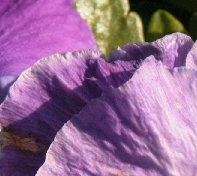
#> input picture data/T91/t1.png, 197 x 176 px; its folder holds 4 pictures in this run
$ python train.py
#> lines starting #> are read from the running program, lines starting #| are printed output that depends on the picture
### utils.py
# %%
from os import listdir
from copy import deepcopy
import numpy as np
from numpy.fft import fftshift, fft2, ifft2
from sklearn.preprocessing import normalize
from scipy.signal import convolve2d
from tqdm import tqdm
from skimage.transform import resize,rescale
from skimage.color import rgb2gray
import skimage.io as io
# %%
# [326 lines left out: functions noise_quality_measure, extract_feature, lin_scale, sparse_solution, scsr, gauss2D and 1 more, not called in this run]

# %%
def random_sample_patch(img_path, patch_size, num_patch, upscale_factor):
#> called with img_path = './data/T91/', patch_size = 5, num_patch = 100000, upscale_factor = 2
    img_dir = listdir(img_path)

    img_num = len(img_dir)
    nper_img = np.zeros((img_num, 1))

    for i in tqdm(range(img_num)):
        img = io.imread('{}{}'.format(img_path, img_dir[i]))
#> img is the input picture: shape (176, 197, 3); mean R, G, B 146.8, 104.8, 144.8
        nper_img[i] = img.shape[0] * img.shape[1]
#> pass 2 of the loop in random_sample_patch, `for i in tqdm(range(img_num)):`:
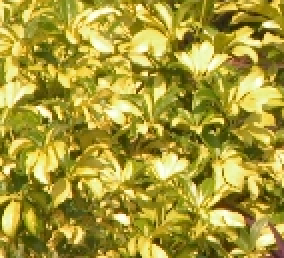
#> input picture data/T91/t10.png, 142 x 129 px (shown 2 times larger)
#> in random_sample_patch, img is the input picture: shape (129, 142, 3); mean R, G, B 167.5, 154, 55.4
#> pass 3 of the loop in random_sample_patch, `for i in tqdm(range(img_num)):`:
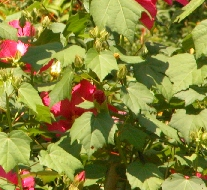
#> input picture data/T91/t11.png, 207 x 190 px
#> in random_sample_patch, img is the input picture: shape (190, 207, 3); mean R, G, B 136.1, 132.3, 58.2
#> the loop made 4 passes; the first 3 are shown

    nper_img = np.floor(nper_img * num_patch/np.sum(nper_img))
#> nper_img = [32744, 17299, 37143, 12811]

    for i in tqdm(range(img_num)):
        patch_num = int(nper_img[i])
#> patch_num = 32744
        img = io.imread('{}{}'.format(img_path, img_dir[i]))
        H, L = sample_patches(img, patch_size, patch_num, upscale_factor)
        if i == 0:
            Xh = H
            Xl = L
        else:
            Xh = np.concatenate((Xh, H), axis=1)
            Xl = np.concatenate((Xl, L), axis=1)
    return Xh, Xl

def sample_patches(img, patch_size, patch_num, upscale_factor):
#> called with patch_size = 5, patch_num = 32744, upscale_factor = 2
    if len(img.shape) == 3:
        hIm = (rgb2gray(img)*255).astype(np.uint8)
    else:
        hIm = img

    # Generate low resolution patches
    lIm = rescale(hIm, 1/upscale_factor, 3, preserve_range = True)
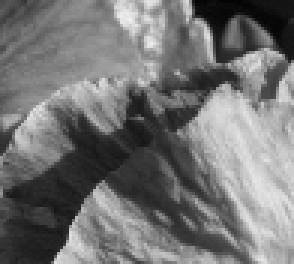
#> lIm: shape (88, 98) float64 (shown 3 times larger); min 3.38, max 242.4, mean 116.1
    lIm = resize(lIm, hIm.shape, 3, preserve_range = True)
#> lIm: shape (176, 197) float64
    # lIm = lIm.astype(np.uint8)
    nrow, ncol = hIm.shape
#> nrow = 176; ncol = 197

    x = np.random.permutation(range(nrow - 2*patch_size)) + patch_size
    y = np.random.permutation(range(ncol - 2*patch_size)) + patch_size

    X,Y = np.meshgrid(x,y)
    xrow = np.ravel(X,'F')
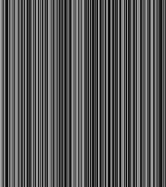
#> X: shape (187, 166) int64; min 5, max 170, mean 87.5
    ycol = np.ravel(Y,'F')
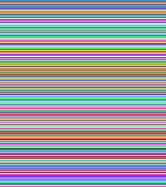
#> Y: shape (187, 166) int64; 187 distinct labels, from 5 to 191; one colour per label, 0 black

    if patch_num<len(xrow):
        xrow = xrow[0:patch_num]
        ycol = ycol[0:patch_num]

    patch_num = len(xrow)
#> patch_num = 31042
    HP = np.zeros([patch_size**2, patch_num])
    LP = np.zeros([4*patch_size**2, patch_num])

    hf1 = np.array([[-1, 0, 1]])
    vf1 = hf1.T
    lImG11 = convolve2d(lIm, hf1, 'same')
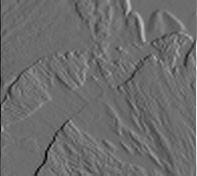
#> lImG11: shape (176, 197) float64; min -163.7, max 219.2, mean -0.3; drawn with min black and max white
    lImG12 = convolve2d(lIm, vf1, 'same')
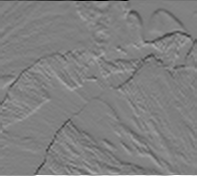
#> lImG12: shape (176, 197) float64; min -226.5, max 224.4, mean -0.2; drawn with min black and max white

    hf2 = np.array([[1, 0, -2, 0, 1]])
    vf2 = hf2.T
    lImG21 = convolve2d(lIm, hf2, 'same')
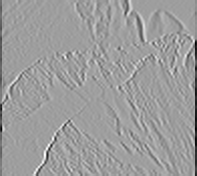
#> lImG21: shape (176, 197) float64; min -246.7, max 150.8, mean -2.4; drawn with min black and max white
    lImG22 = convolve2d(lIm, vf2, 'same')
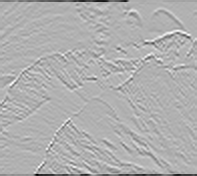
#> lImG22: shape (176, 197) float64; min -273.8, max 120.6, mean -2.6; drawn with min black and max white

    for i in tqdm(range(patch_num)):
        row = xrow[i]
        col = ycol[i]

        Hpatch = np.ravel(hIm[row : row + patch_size, col : col + patch_size],'F')

        Lpatch1 = np.ravel(lImG11[row : row + patch_size, col : col + patch_size],'F')
        Lpatch1 = np.reshape(Lpatch1, (Lpatch1.shape[0], 1))
        Lpatch2 = np.ravel(lImG12[row : row + patch_size, col : col + patch_size],'F')
        Lpatch2 = np.reshape(Lpatch2, (Lpatch2.shape[0], 1))
        Lpatch3 = np.ravel(lImG21[row : row + patch_size, col : col + patch_size],'F')
        Lpatch3 = np.reshape(Lpatch3, (Lpatch3.shape[0], 1))
        Lpatch4 = np.ravel(lImG22[row : row + patch_size, col : col + patch_size],'F')
        Lpatch4 = np.reshape(Lpatch4, (Lpatch4.shape[0], 1))

        Lpatch = np.concatenate((Lpatch1,Lpatch2,Lpatch3,Lpatch4), axis = 1)
        Lpatch = np.ravel(Lpatch,'F')

        HP[:,i] = Hpatch - np.mean(Hpatch)
        LP[:,i] = Lpatch
#> pass 2 of the loop in random_sample_patch, `for i in tqdm(range(img_num)):`:
#> in random_sample_patch, `patch_num = int(nper_img[i])`: patch_num = 17299
#> hIm: shape (129, 142)
#> X: shape (132, 119) int64
#> in sample_patches (call 2), `ycol = np.ravel(Y,'F')`:
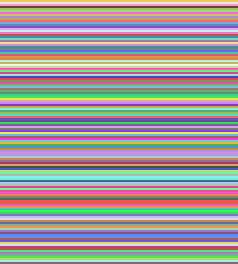
#> Y: shape (132, 119) int64 (shown 2 times larger); 132 distinct labels, from 5 to 136; one colour per label, 0 black
#> lImG11: shape (129, 142) float64
#> lImG12: shape (129, 142) float64
#> lImG21: shape (129, 142) float64
#> in sample_patches (call 2), `lImG22 = convolve2d(lIm, vf2, 'same')`:
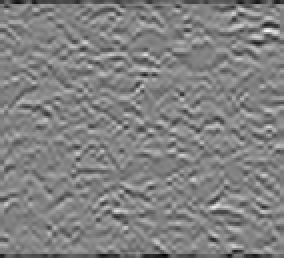
#> lImG22: shape (129, 142) float64 (shown 2 times larger); min -311.6, max 293.5, mean -4.1; drawn with min black and max white
#> pass 3 of the loop in random_sample_patch, `for i in tqdm(range(img_num)):`:
#> in random_sample_patch, `patch_num = int(nper_img[i])`: patch_num = 37143
#> hIm: shape (190, 207)
#> X: shape (197, 180) int64
#> in sample_patches (call 3), `ycol = np.ravel(Y,'F')`:
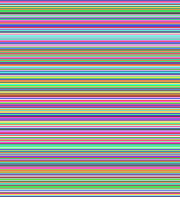
#> Y: shape (197, 180) int64; 197 distinct labels, from 5 to 201; one colour per label, 0 black
#> lImG11: shape (190, 207) float64
#> lImG12: shape (190, 207) float64
#> lImG21: shape (190, 207) float64
#> in sample_patches (call 3), `lImG22 = convolve2d(lIm, vf2, 'same')`:
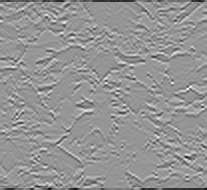
#> lImG22: shape (190, 207) float64; min -302.3, max 212, mean -2.7; drawn with min black and max white
#> the loop made 4 passes; the first 3 are shown

    return HP, LP
# %%
def patch_pruning(Xh, Xl, per):
#> called with Xh = array of shape (25, 93546), Xl = array of shape (100, 93546), per = 10
    pvars = np.var(Xh, axis=0)
    threshold = np.percentile(pvars, per)
#> threshold = 20.3
    idx = pvars > threshold
    # print(pvars)
    Xh = Xh[:, idx]
    Xl = Xl[:, idx]
    return Xh, Xl

### train.py
# %%
import numpy as np
from utils import random_sample_patch, patch_pruning
from spams import trainDL
import pickle
# %%


class args(object):
    dict_size = 512
    lmbd = 0.1
    patch_size = 5
    nSmp = 100000
    upscale = 2
    prune_per = 10
    iter = 100
    train_img_path = './data/T91/'


para = args()
# %%
# Randomly sample image patches
Xh, Xl = random_sample_patch(
    para.train_img_path, para.patch_size, para.nSmp, para.upscale)
# Prune patches with small variances
Xh, Xl = patch_pruning(Xh, Xl, para.prune_per)
# %%
hDim = Xh.shape[0]
#> hDim = 25
lDim = Xl.shape[0]
#> lDim = 100

hNorm = np.sqrt(np.sum(Xh*Xh, axis=0))
lNorm = np.sqrt(np.sum(Xl*Xl, axis=0))

Idx = np.where((hNorm*lNorm) != 0)[0]

Xh = Xh[:, Idx]
Xl = Xl[:, Idx]

Xh = Xh/np.tile(np.sqrt(np.sum(Xh*Xh, axis=0)), [Xh.shape[0], 1])
Xl = Xl/np.tile(np.sqrt(np.sum(Xl*Xl, axis=0)), [Xl.shape[0], 1])
# %%
X = np.concatenate([Xh/np.sqrt(hDim), Xl/np.sqrt(lDim)], axis=0)
XNorm = np.sqrt(np.sum(X*X, axis=0))

X = X/np.tile(XNorm, [X.shape[0], 1])
X = np.asfortranarray(X)
# %%
#> (the run stopped early here; a loop or call above may not have finished)
